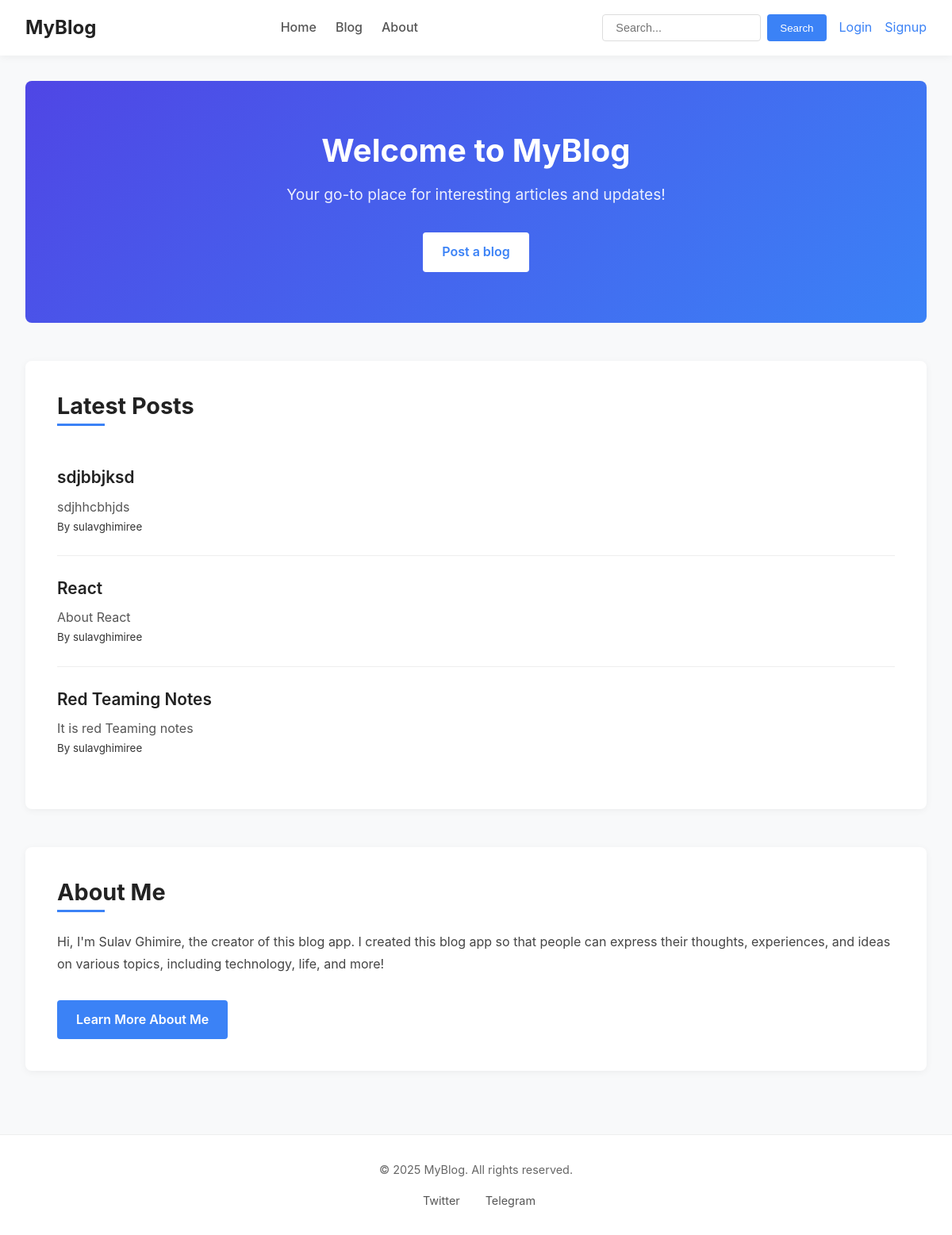
The app's page /, older data.
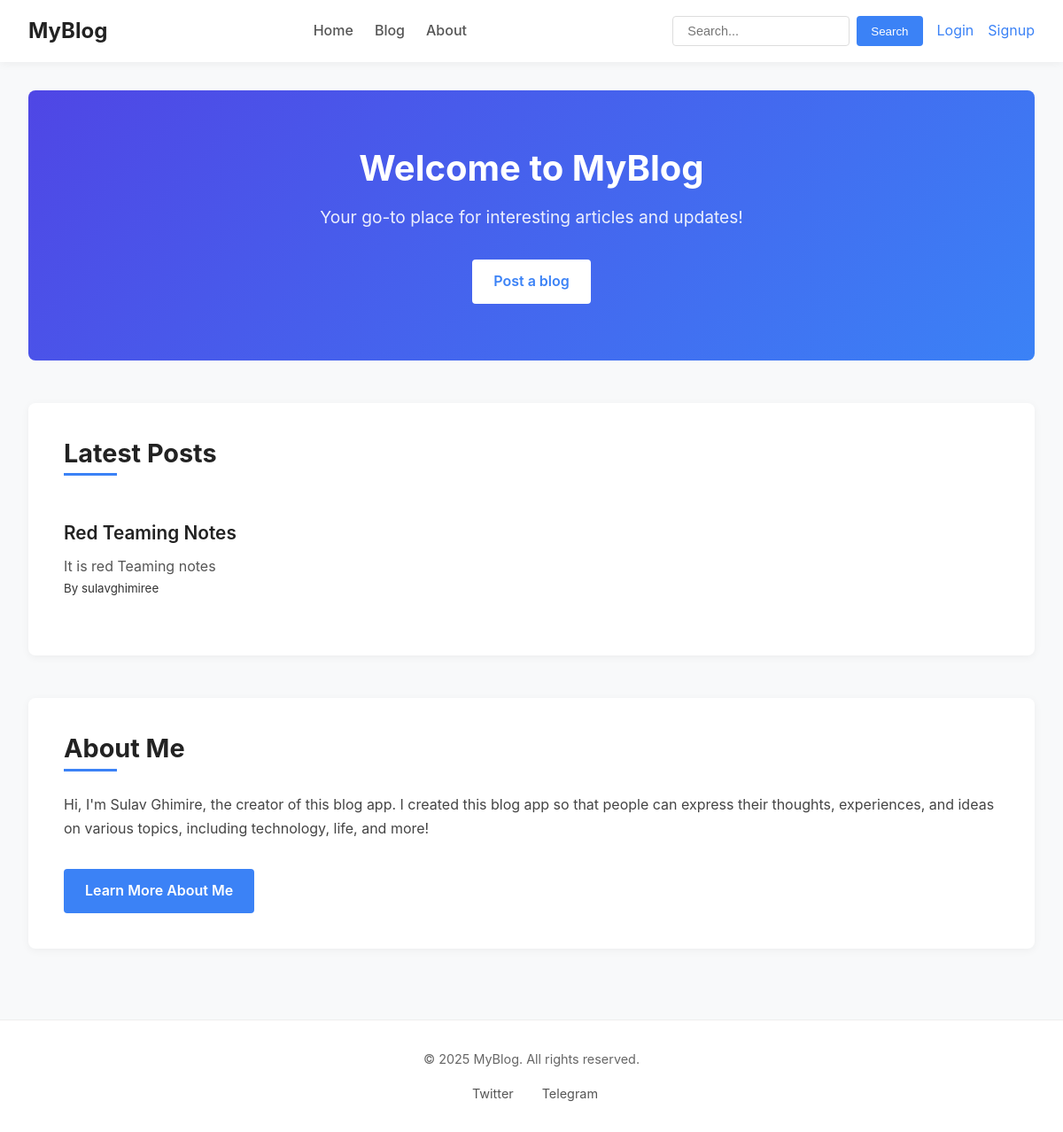
The same page, newer data.
### blog_app/models.py (models this page shows, shortened)
class Blog(models.Model):
    title = models.CharField(max_length=200)
    short_desc = models.CharField(max_length=200)
    content = models.TextField()
    author = models.ForeignKey(User, on_delete=models.CASCADE)
    created = models.DateTimeField(auto_now_add=True)
    updated = models.DateTimeField(auto_now=True)
    is_published = models.BooleanField(default=False)

### blog_app/views.py (the view)
# urls.py: path('', views.home, name='home'),
def home(request):
    blogs = Blog.objects.filter(is_published=True).order_by('-created')[:5]
    return render(request, 'blog_app/home.html', {'blogs':blogs})

### blog_app/templates/blog_app/home.html (shortened to what this page needs)
{% extends 'base.html' %}{% block content %}
<section class="hero">
  <h1>Welcome to MyBlog</h1>
  <p>Your go-to place for interesting articles and updates!</p>
  <a href="{% url 'create-blog' %}" class="cta-button">Post a blog</a>
</section>
<section class="latest-posts">
  <h2>Latest Posts</h2>
  <ul>
    {% for blog in blogs %}
    <li>
      <a href="{% url 'blog-detail' blog.id %}">{{ blog.title }}</a>
      <p>{{ blog.short_desc }}</p>
      <small>By {{blog.author}}</small>
    </li>
    {% empty %}
    <li>No posts available yet. Stay tuned!</li>
    {% endfor %}
  </ul>
</section>
<section class="about">
  <h2>About Me</h2>
  <p>
    Hi, I'm Sulav Ghimire, the creator of this blog app. I created this blog app
    so that people can express their thoughts, experiences, and ideas on various
    topics, including technology, life, and more!
  </p>
  <a href="https://sulavg.com.np" class="cta-button">Learn More About Me</a>
</section>
{% endblock %}

### templates/base.html (shortened to what this page needs)
{% load static %}
<!DOCTYPE html>
<html lang="en">
  <head>
    <link rel="stylesheet" href="{% static 'styles.css' %}" />
    <link rel="stylesheet" href="{% static 'styles2.css' %}" />
    <link rel="stylesheet" href="{% static 'styles3.css' %}" />
  </head>
  <body>
    <header>
      <nav>
        <div class="nav-left">
          <a href="{% url 'home' %}">MyBlog</a>
        </div>
        <div class="nav-center">
          <a href="{% url 'home' %}">Home</a>
          <a href="">Blog</a>
          <a href="">About</a>
        </div>
        <div class="nav-right">
          <form method="GET" action="">
            <input type="text" name="q" placeholder="Search..." />
            <button type="submit">Search</button>
          </form>
          {% if user.is_authenticated %}
          <a href="{% url 'logout-user' %}">Logout</a>
          <span>Hi, {{ user.username }}</span>
          {% else %}
          <a href="{% url 'login-page' %}">Login</a>
          <a href="{% url 'signup-page' %}">Signup</a>
          {% endif %}
        </div>
      </nav>
    </header>
    <main>{% block content %} {% endblock %}</main>
    <footer>
      <p>&copy; {{ year|default:"2025" }} MyBlog. All rights reserved.</p>
      <div class="social-icons">
        <a href="https://twitter.com" target="_blank" rel="noopener">
           Twitter
        </a>
        <a href="https://t.me" target="_blank" rel="noopener">
           Telegram
        </a>
      </div>
    </footer>
  </body>
</html>

### static/styles.css (style rules this page uses)
* { margin: 0; padding: 0; box-sizing: border-box; }
body { font-family: 'Inter', -apple-system, BlinkMacSystemFont, 'Segoe UI', Roboto, Oxygen, Ubuntu, sans-serif; line-height: 1.6; color: #333; background-color: #f8f9fa; display: flex; flex-direction: column; min-height: 100vh; }
h1, h2, h3, h4, h5, h6 { font-weight: 700; line-height: 1.2; margin-bottom: 1rem; color: #222; }
a { color: #3b82f6; text-decoration: none; transition: color 0.2s ease; }
main { flex: 1; padding: 2rem; max-width: 1200px; width: 100%; margin: 0 auto; }
header { background-color: #fff; box-shadow: 0 2px 10px rgba(0, 0, 0, 0.05); position: sticky; top: 0; z-index: 100; }
nav { display: flex; justify-content: space-between; align-items: center; padding: 1rem 2rem; max-width: 1200px; margin: 0 auto; }
.nav-left a { font-size: 1.5rem; font-weight: 700; color: #222; }
.nav-center { display: flex; gap: 1.5rem; }
.nav-center a { color: #555; font-weight: 500; position: relative; }
.nav-center a::after { content: ''; position: absolute; bottom: -5px; left: 0; width: 0; height: 2px; background-color: #3b82f6; transition: width 0.3s ease; }
.nav-right { display: flex; align-items: center; gap: 1rem; }
.nav-right form { display: flex; position: relative; }
.nav-right input { padding: 0.5rem 1rem; border: 1px solid #ddd; border-radius: 4px; font-size: 0.9rem; width: 200px; transition: all 0.3s ease; }
.nav-right button { background-color: #3b82f6; color: white; border: none; border-radius: 4px; padding: 0.5rem 1rem; margin-left: 0.5rem; cursor: pointer; font-weight: 500; transition: background-color 0.2s ease; }
footer { background-color: #fff; border-top: 1px solid #eee; padding: 2rem; text-align: center; font-size: 0.9rem; color: #666; }
.social-icons { display: flex; justify-content: center; gap: 1.5rem; margin-top: 1rem; }
.social-icons a { display: flex; align-items: center; gap: 0.5rem; color: #555; transition: color 0.2s ease; }
.hero { text-align: center; padding: 4rem 2rem; background: linear-gradient(135deg, #4f46e5, #3b82f6); color: white; border-radius: 8px; margin-bottom: 3rem; }
.hero h1 { font-size: 2.5rem; margin-bottom: 1rem; color: white; }
.hero p { font-size: 1.2rem; margin-bottom: 2rem; max-width: 600px; margin-left: auto; margin-right: auto; opacity: 0.9; }
.cta-button { display: inline-block; background-color: white; color: #3b82f6; padding: 0.75rem 1.5rem; border-radius: 4px; font-weight: 600; transition: all 0.3s ease; text-decoration: none; }
.latest-posts { background-color: white; border-radius: 8px; padding: 2.5rem; margin-bottom: 3rem; box-shadow: 0 2px 10px rgba(0, 0, 0, 0.05); }
.latest-posts h2 { font-size: 1.8rem; margin-bottom: 1.5rem; position: relative; padding-bottom: 0.5rem; }
.latest-posts h2::after { content: ''; position: absolute; bottom: 0; left: 0; width: 60px; height: 3px; background-color: #3b82f6; }
.latest-posts ul { list-style: none; padding: 0; }
.latest-posts li { padding: 1.5rem 0; border-bottom: 1px solid #eee; }
.latest-posts li:last-child { border-bottom: none; }
.latest-posts li a { font-size: 1.3rem; font-weight: 600; color: #222; margin-bottom: 0.5rem; display: block; transition: color 0.2s ease; }
.latest-posts li p { color: #555; line-height: 1.5; margin-top: 0.5rem; }
.about { background-color: white; border-radius: 8px; padding: 2.5rem; margin-bottom: 3rem; box-shadow: 0 2px 10px rgba(0, 0, 0, 0.05); }
.about h2 { font-size: 1.8rem; margin-bottom: 1.5rem; position: relative; padding-bottom: 0.5rem; }
.about h2::after { content: ''; position: absolute; bottom: 0; left: 0; width: 60px; height: 3px; background-color: #3b82f6; }
.about p { margin-bottom: 2rem; color: #444; line-height: 1.7; }
.about .cta-button { background-color: #3b82f6; color: white; }

Row changes from the older to the newer data that the page shows:
removed Blog: title "sdjbbjksd", short_desc "sdjhhcbhjds", author "sulavghimiree"
removed Blog: title "React", short_desc "About React", author "sulavghimiree"
